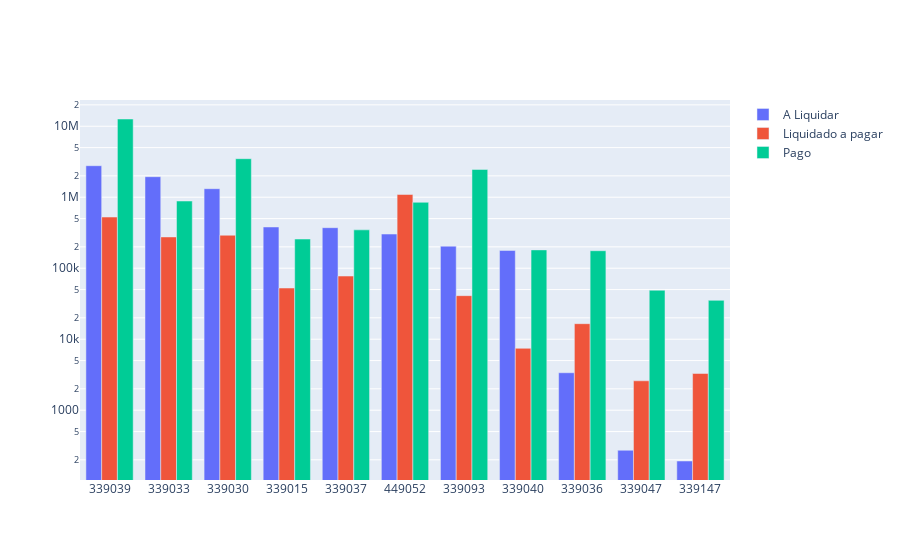

Write notebook code for a chart like this one.
### Code cell
# Saldo a liquidar por ND
cols = ['ND', 'A_LIQUIDAR', 'LIQUIDADO_A_PAGAR', 'PAGO']

df_aux = df.loc[:, cols].groupby('ND').sum().sort_values(by= 'A_LIQUIDAR', ascending=False).reset_index()
df_aux = df_aux[df_aux['A_LIQUIDAR'] > 0]
# Criando o gráfico
fig = go.Figure()

# Adicionando as colunas y1, y2 e y3 no eixo y
fig.add_trace(go.Bar(x=df_aux['ND'], y=df_aux['A_LIQUIDAR'], name='A Liquidar'))
fig.add_trace(go.Bar(x=df_aux['ND'], y=df_aux['LIQUIDADO_A_PAGAR'], name='Liquidado a pagar'))
fig.add_trace(go.Bar(x=df_aux['ND'], y=df_aux['PAGO'], name='Pago'))

fig.update_traces(textposition = 'outside', cliponaxis = False, hovertemplate=None)
fig.update_layout(hovermode="x unified")
fig.update_yaxes(type="log")

fig.show()

### Figure 1 — Plotly figure (JSON) as saved in the notebook; plotly's stock layout.template omitted (floating-point values rounded to 4 significant figures)
{"data": [{"cliponaxis": false, "name": "A Liquidar", "textposition": "outside", "type": "bar", "x": ["339039", "339033", "339030", "339015", "339037", "449052", "339093", "339040", "339036", "339047", "339147"], "y": [2780000.0, 1947000.0, 1319000.0, 381000.0, 372500.0, 302900.0, 204500, 178000.0, 3368.0, 272.8, 192.5]}, {"cliponaxis": false, "name": "Liquidado a pagar", "textposition": "outside", "type": "bar", "x": ["339039", "339033", "339030", "339015", "339037", "449052", "339093", "339040", "339036", "339047", "339147"], "y": [525600.0, 275700.0, 291500.0, 52620.0, 77550.0, 1093000.0, 41060.0, 7443.0, 16549, 2594.0, 3291.0]}, {"cliponaxis": false, "name": "Pago", "textposition": "outside", "type": "bar", "x": ["339039", "339033", "339030", "339015", "339037", "449052", "339093", "339040", "339036", "339047", "339147"], "y": [12650000.0, 884100.0, 3490000.0, 257600.0, 347000.0, 848100.0, 2464000.0, 181200.0, 176300.0, 48930.0, 35270.0]}], "layout": {"hovermode": "x unified", "yaxis": {"type": "log"}}}
